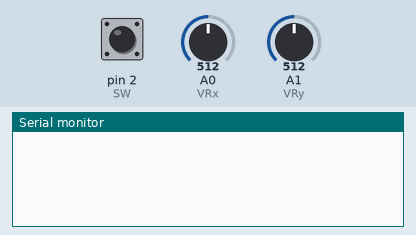
Simulated run of this sketch. Board: Arduino Uno, built with avr-gcc and run on an emulated ATmega328P. On the bench: the last lines printed to the serial monitor. The inputs (shaded band) are chosen by the test bench; at power-on: A0 (VRx) = 512, A1 (VRy) = 512, pin 2 (SW) HIGH.

Above: at 1.3 s.
1.4 s: A0 (VRx) set to 119
2.9 s: A0 (VRx) set to 100
At 3.4 s:
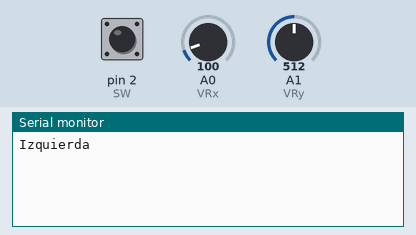
5.0 s: A1 (VRy) set to 117
At 5.4 s:
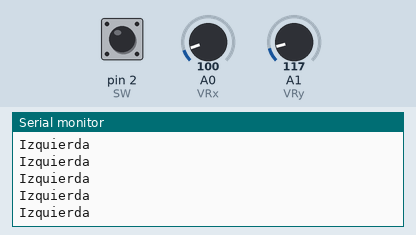
6.5 s: A1 (VRy) set to 104
At 6.82 s:
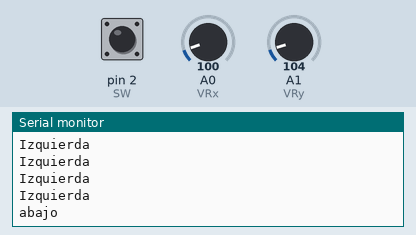

Measured:
- the behaviour switches between 112 and 111 on A0 (VRx) (found by bisection; images 0 and 1)
- the behaviour switches between 112 and 111 on A1 (VRy) (found by bisection; images 2 and 3)
- after the input at 2.9 s, the serial monitor: prints a new line after 0.10 s (image 1)
- after the input at 6.5 s, the serial monitor: prints a new line at once (image 3)

The sketch:

joystick.ino
```cpp
int VRx = A0;
int VRy = A1;
int SW = 2;

int xPosition = 0;
int yPosition = 0;
int SW_state = 0;
int mapX = 0;
int mapY = 0;

void setup() {
  Serial.begin(9600);

  pinMode(VRx, INPUT);
  pinMode(VRy, INPUT);
  pinMode(SW, INPUT_PULLUP);

}

void loop() {
  xPosition = analogRead(VRx);
  yPosition = analogRead(VRy);
  SW_state = digitalRead(SW);
  mapX = map(xPosition, 0, 1023, -512, 512);
  mapY = map(yPosition, 0, 1023, -512, 512);

  if (mapX>400){
    Serial.println("derecha");
  }
  else if (mapX<-400){
    Serial.println("Izquierda");
  }

  if (mapY>400){
    Serial.println("arriba");
  }
  else if (mapY<-400){
    Serial.println("abajo");
  }
  else if (SW_state==LOW){
    Serial.println("ok");
  }


  delay(500);

}
```
